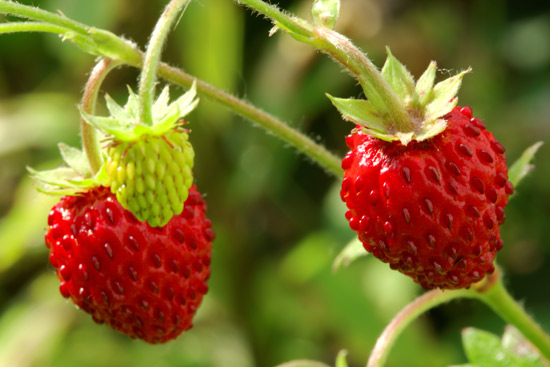
#> input picture Data/wild-strawberries.jpg, 550 x 367 px
$ python blurring_smoothing.py
#> lines starting #> are read from the running program, lines starting #| are printed output that depends on the picture; after the words box and inside, x2 and y2 are one past the last pixel; in counts of white or black regions, pixels touching at a corner belong together
import cv2
import numpy as np

img =  cv2.imread("Data/wild-strawberries.jpg")
#> img is the input picture: shape (367, 550, 3); mean B, G, R 40.7, 106.3, 125.4

hsv = cv2.cvtColor(img, cv2.COLOR_BGR2HSV)
#> hsv: shape (367, 550, 3); mean H, S, V 31.5, 187.8, 136.1

lower_red = np.array([30, 150, 50])
upper_red = np.array([255, 255, 180])

mask = cv2.inRange(hsv, lower_red, upper_red)
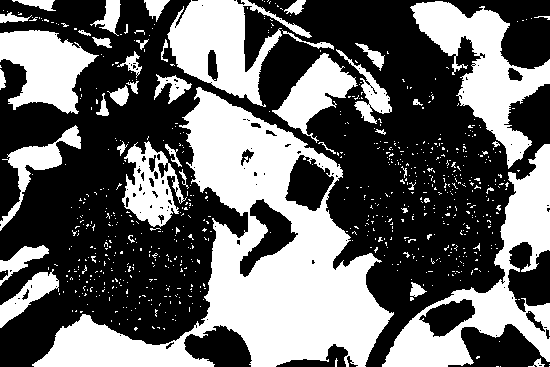
#> mask: shape (367, 550); 40.7% white; 739 white regions (693 under 20 px), largest, box (x1, y1, x2, y2) and area: (32, 87, 394, 367) 34922, (382, 144, 550, 367) 10555, (410, 1, 550, 169) 8225
res = cv2.bitwise_and(img, img, mask = mask)
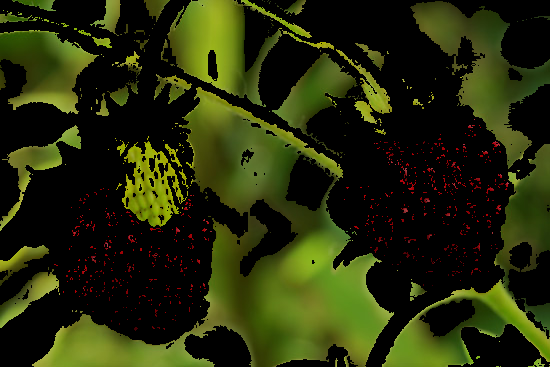
#> res: shape (367, 550, 3); mean B, G, R 9.9, 43.7, 37.7

kernel = np.ones((15, 15), np.float32) / 225
smoothed = cv2.filter2D(res, -1, kernel)
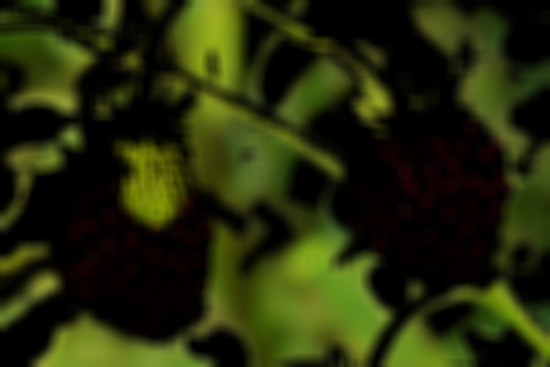
#> smoothed: shape (367, 550, 3); mean B, G, R 9.9, 43.7, 37.7

blur = cv2.GaussianBlur(res, (15, 15), 0)
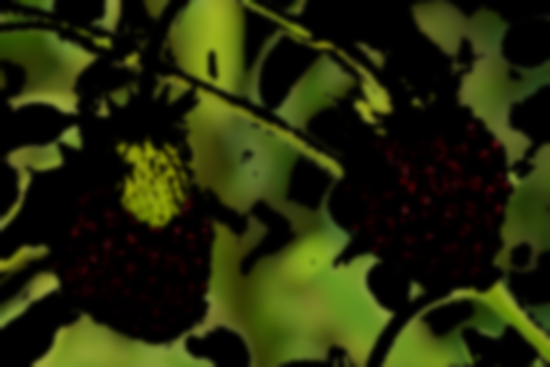
#> blur: shape (367, 550, 3); mean B, G, R 9.9, 43.7, 37.7

median = cv2.medianBlur(res, 15)
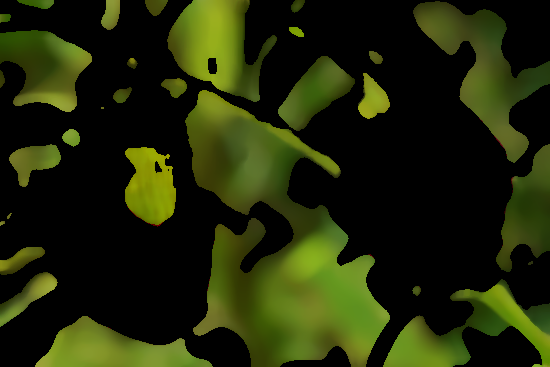
#> median: shape (367, 550, 3); mean B, G, R 8.2, 40.2, 33

bilateral = cv2.bilateralFilter(res, 15, 75, 75)


cv2.imshow('bilateralFilter', bilateral)
cv2.imwrite('Output/bilateralFilter.jpg', bilateral)

# [15 lines of commented-out code are left out]

cv2.waitKey(0)
cv2.destroyAllWindows()
